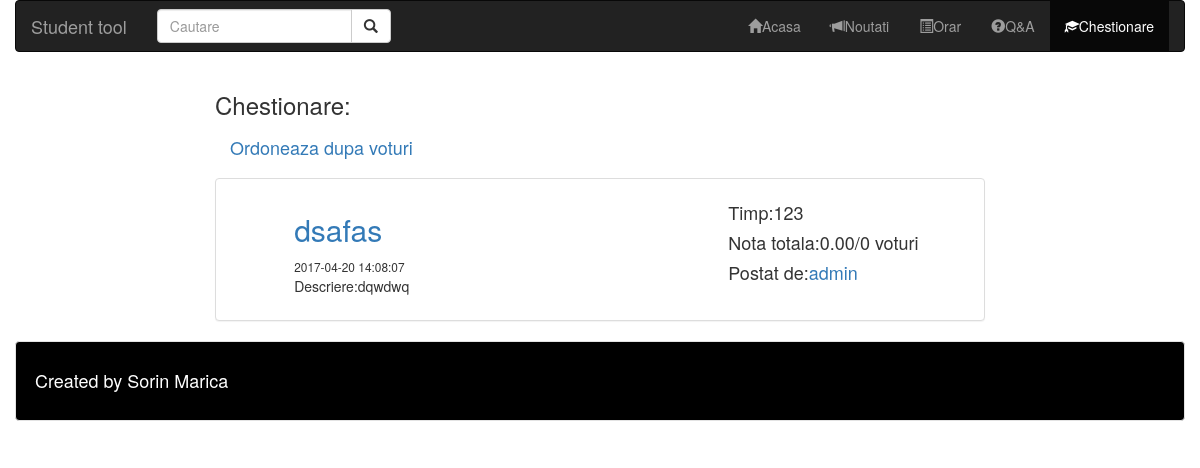
Screenshot of /Matematica-anul-2.php with the database file from the repository.
### tables this page shows
CREATE TABLE `chestionare` (
  `id` int(11) NOT NULL,
  `titlu` varchar(50) NOT NULL,
  `descriere` text NOT NULL,
  `timp` int(10) NOT NULL,
  `data` datetime NOT NULL,
  `id_cat` int(11) NOT NULL,
  `user_id` int(11) NOT NULL
);

CREATE TABLE `utilizatori` (
  `user_id` int(6) NOT NULL,
  `username` varchar(50) NOT NULL,
  `password` varchar(50) NOT NULL,
  `mail` varchar(50) NOT NULL,
  `poza` varchar(150) NOT NULL DEFAULT 'uploads/user.png',
  `grupa` varchar(30) NOT NULL DEFAULT '-1',
  `detalii` text,
  `publicmail` int(1) NOT NULL DEFAULT '-1',
  `github` varchar(150) DEFAULT NULL
);

### phplib/rating.php (called while the page is built, shortened)
<?php
	function getRateChestionare($chestionar)
	{
		$conn=connect();
		$sql=$conn->prepare("SELECT nota FROM ratingchestionare WHERE chestionar_id=? and user_id <> (SELECT user_id FROM chestionare WHERE id=?)");
		$sql->bind_param("ii",$chestionar,$chestionar);
        if (!$sql->execute())
        {
            $sql->close();
            $conn->close();
            die("Query error1 <button class=\"btn btn-default\" onclick=\"history.go(-1);\">Inapoi </button>");
            return false;
        }
		$nr=0;
		$total=0;
		if ($nr==0) $final=0;
			else $final=$total/$nr;
		$final=number_format($final, 2, '.', '');
		return array($final,$nr);
	}
?>

### phplib/usersactions.php (called while the page is built, shortened)
<?php
	function getUsername($uid)
	{
		$conn=connect();
		$sql=$conn->prepare("SELECT username FROM `utilizatori` WHERE user_id=?");
		$sql->bind_param("i",$uid);
        if (!$sql->execute())
        {
            $sql->close();
            $conn->close();
            die("Query error1 <button class=\"btn btn-default\" onclick=\"history.go(-1);\">Inapoi </button>");
            return -1;
        }
		$sql->bind_result($username);
		return $username;
	}
?>

### phplib/chestionare.php (the view, shortened to what this page needs)
<?php
	function showChestionare($id_cat,$page,$criteriu)
	{
		include_once 'rating.php';
		$conn=connect();
		$sql=$conn->prepare("SELECT page FROM categorichestionare WHERE id=?");
		$sql->bind_param("i",$id_cat);
		$sql->bind_result($pagina);
		$sql->fetch();
		if (strcmp($criteriu,'data')==0)
			$sql=$conn->prepare("SELECT id,titlu,descriere,timp,data,user_id FROM chestionare WHERE id_cat=? ORDER BY data DESC LIMIT ?,10");
		$y=($page-1)*10;
		$sql->bind_param("ii",$id_cat,$y);
        if (!$sql->execute())
        {
            $sql->close();
            $conn->close();
            die("Query error1 <button class=\"btn btn-default\" onclick=\"history.go(-1);\">Inapoi </button>");
            return false;
        }
		$sql->bind_result($id,$titlu,$descriere,$timp,$data,$uid);
		while ($sql->fetch())
		{
			$total=getRateChestionare($id);
			if (isset($_SESSION['user']) && !empty($_SESSION['user']))
			{
				$user=$_SESSION['user'];
				$aux=checkIfTaken($id,$user);
                include_once 'usersactions.php';
				if ($aux)
                    echo '<div style="padding:1em" class="panel panel-default">
                <div class="row">
                    <div class="col-xs-offset-1 col-sm-7 col-sm-offset-1">
                    <h2><a href="quiz.php?id='.htmlspecialchars($id).'">'.htmlspecialchars($titlu).'</a></h2><small>'.htmlspecialchars($data).'</small>
                    <p>Descriere:'.htmlspecialchars($descriere).'</p>
                    </div>
                    <div class="col-xs-offset-1 col sm-4 col-sm-offset-1">
                        <h4>Timp:'.htmlspecialchars($timp).'</h4>
                        <h4>Nota totala:'.htmlspecialchars($total[0]).'/'.htmlspecialchars($total[1]).' voturi</h4>
                        <h4>Postat de:<a href="user.php?username='.htmlspecialchars(getUsername($uid)).'">'.htmlspecialchars(getUsername($uid)).'</a></h4>
                    </div>
				</div>
				<div class="row">
				<div class="col-xs-offset-1 col-sm-11 col-sm-offset-1">
                    <h4>Rezultat:'.htmlspecialchars($aux[0]).'/'.htmlspecialchars($aux[1]).'</h4>
				</div>
				</div>
				    </div>';
				else
                    echo '<div style="padding:1em" class="panel panel-default">
                <div class="row">
                    <div class="col-sm-7 col-sm-offset-1 col-xs-offset-1">
                    <h2><a href="quiz.php?id='.htmlspecialchars($id).'">'.htmlspecialchars($titlu).'</a></h2><small>'.htmlspecialchars($data).'</small>
                    <p>Descriere:'.htmlspecialchars($descriere).'</p>
                    </div>
                    <div class="col sm-4 col-sm-offset-1 col-xs-offset-1">
                        <h4>Timp:'.htmlspecialchars($timp).'</h4>
                        <h4>Nota totala:'.htmlspecialchars($total[0]).'/'.htmlspecialchars($total[1]).' voturi</h4>
                        <h4>Postat de:<a href="user.php?username='.htmlspecialchars(getUsername($uid)).'">'.htmlspecialchars(getUsername($uid)).'</a></h4>
                    </div>
				</div>
				    </div>';
			}
			else
                echo '<div style="padding:1em" class="panel panel-default">
                <div class="row">
                    <div class="col-sm-7 col-sm-offset-1 col-xs-offset-1">
                    <h2><a href="quiz.php?id='.htmlspecialchars($id).'">'.htmlspecialchars($titlu).'</a></h2><small>'.htmlspecialchars($data).'</small>
                    <p>Descriere:'.htmlspecialchars($descriere).'</p>
                    </div>
                    <div class="col sm-4 col-sm-offset-1 col-xs-offset-1">
                        <h4>Timp:'.htmlspecialchars($timp).'</h4>
                        <h4>Nota totala:'.htmlspecialchars($total[0]).'/'.htmlspecialchars($total[1]).' voturi</h4>
                        <h4>Postat de:<a href="user.php?username='.htmlspecialchars(getUsername($uid)).'">'.htmlspecialchars(getUsername($uid)).'</a></h4>
                    </div>
				</div>
				    </div>';
		}
	}
?>

### rows the page displays
chestionare: titlu "dsafas", data "2017-04-20 14:08:07", descriere "dqwdwq", timp "123", total "0.00", total "0", user.username "admin"
